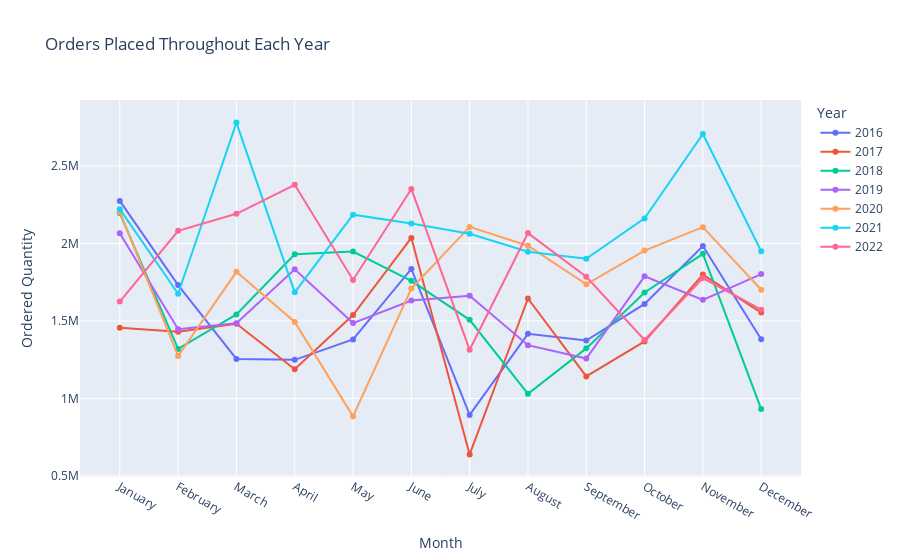

The notebook cell saved with this chart:
### Code cell
import plotly.graph_objects as go

df = pd.DataFrame(data_2016_2022)

# Group by Year and Month Name, then sum Ordered Quantity
grouped = df.groupby(['Year', 'Month Name'])['Ordered Quantity'].sum().unstack(level=0)

# Sorting the index to ensure months are in order
grouped = grouped.reindex(['January', 'February', 'March', 'April', 'May', 'June', 'July', 'August', 'September', 'October', 'November', 'December'])

# Plotting with Plotly
fig = go.Figure()

for year in grouped.columns:
    fig.add_trace(go.Scatter(x=grouped.index, y=grouped[year], mode='lines+markers', name=str(year)))

fig.update_layout(
    title='Orders Placed Throughout Each Year',
    xaxis_title='Month',
    yaxis_title='Ordered Quantity',
    xaxis=dict(tickmode='array', tickvals=list(grouped.index), ticktext=grouped.index),
    legend_title='Year'
)

fig.show()

### Figure 1 — Plotly figure (JSON) as saved in the notebook; plotly's stock layout.template omitted (floating-point values rounded to 4 significant figures)
{"data": [{"mode": "lines+markers", "name": "2016", "type": "scatter", "x": ["January", "February", "March", "April", "May", "June", "July", "August", "September", "October", "November", "December"], "y": [2274592, 1731900, 1254926, 1249180, 1381163, 1835457, 893646, 1416891, 1373372, 1610238, 1983898, 1382376]}, {"mode": "lines+markers", "name": "2017", "type": "scatter", "x": ["January", "February", "March", "April", "May", "June", "July", "August", "September", "October", "November", "December"], "y": [1455846, 1430572, 1481909, 1188681, 1538301, 2035576, 638857, 1645013, 1141792, 1368078, 1799468, 1554222]}, {"mode": "lines+markers", "name": "2018", "type": "scatter", "x": ["January", "February", "March", "April", "May", "June", "July", "August", "September", "October", "November", "December"], "y": [2196128, 1319640, 1542005, 1930836, 1947971, 1759003, 1507480, 1029590, 1323122, 1684024, 1932977, 931235]}, {"mode": "lines+markers", "name": "2019", "type": "scatter", "x": ["January", "February", "March", "April", "May", "June", "July", "August", "September", "October", "November", "December"], "y": [2066080, 1446474, 1484727, 1833191, 1486213, 1631606, 1663292, 1343636, 1257666, 1788129, 1636319, 1802415]}, {"mode": "lines+markers", "name": "2020", "type": "scatter", "x": ["January", "February", "March", "April", "May", "June", "July", "August", "September", "October", "November", "December"], "y": [2202880, 1274002, 1816939, 1493783, 884328, 1709705, 2107174, 1985745, 1736328, 1954321, 2105131, 1701608]}, {"mode": "lines+markers", "name": "2021", "type": "scatter", "x": ["January", "February", "March", "April", "May", "June", "July", "August", "September", "October", "November", "December"], "y": [2221661, 1675674, 2780127, 1684778, 2186045, 2128840, 2062394, 1946837, 1901662, 2161910, 2706787, 1950091]}, {"mode": "lines+markers", "name": "2022", "type": "scatter", "x": ["January", "February", "March", "April", "May", "June", "July", "August", "September", "October", "November", "December"], "y": [1625121, 2082097, 2191439, 2379068, 1764605, 2351846, 1313878, 2067128, 1785191, 1377403, 1777279, 1572576]}], "layout": {"legend": {"title": {"text": "Year"}}, "title": {"text": "Orders Placed Throughout Each Year"}, "xaxis": {"tickmode": "array", "ticktext": ["January", "February", "March", "April", "May", "June", "July", "August", "September", "October", "November", "December"], "tickvals": ["January", "February", "March", "April", "May", "June", "July", "August", "September", "October", "November", "December"], "title": {"text": "Month"}}, "yaxis": {"title": {"text": "Ordered Quantity"}}}}
